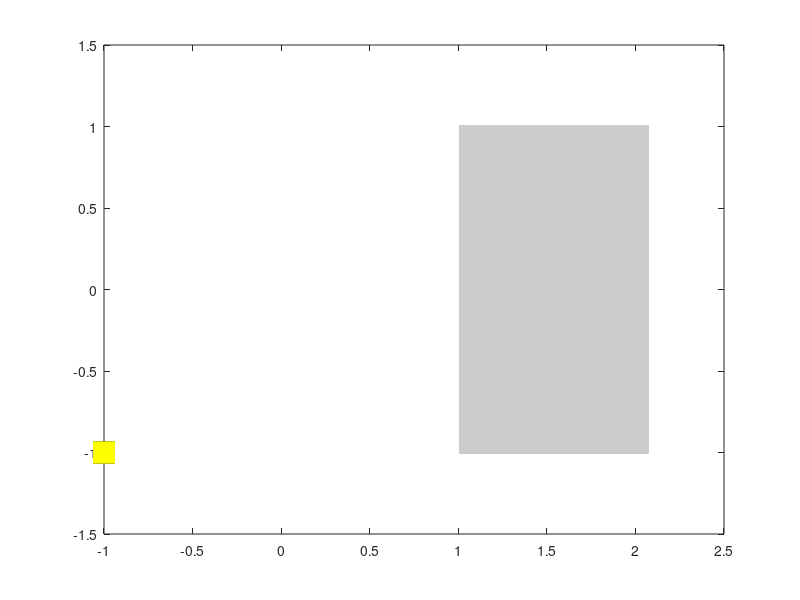

Here is the MATLAB script that generated this plot: (Note: this script raises an error after producing the figure.)
function plot_vFvstheta_shift_noinset()

figure();
hold on;
box on;

suffix = 'eh';
% clr = 'br';

hLine1 = plot(-1 , -1, 'rs', 'MarkerFaceColor', 'r', 'MarkerSize', 15);
hLine2 = plot(-1 , -1, 'rs', 'MarkerFaceColor', 'r', 'MarkerSize', 15);
hLine3 = plot(-1 , -1, 'gs', 'MarkerFaceColor', 'g', 'MarkerSize', 15);
hLine4 = plot(-1 , -1, 'ys', 'MarkerFaceColor', 'y', 'MarkerSize', 15);

degexp = [1.06 1.07 1.08 1.11 1.24 1.59 2.02];

%Theory
degM = 0.7210; %0.8201

clrcode{1} = [1 0 0];
% clrcode{2} = [1 0 0];
clrcode{2} = [1 0 0];

clrcode{3} = [0 0 0];
clrcode{4} = [0.4 0.2 0.6];

clrcodeezzi{1} = [0 0 1];
% clrcodeezzi{2} = [1 1 0];
clrcodeezzi{2} = [0 0 1];

clrcodeezzi{3} = [	000 106 110]/255;
clrcodeezzi{4} = [0 1 1];


text{1} = 'electron';
text{2} = 'hole';

%Shading
[px, py] = plotshaded([1+4e-3 1.03 * max(degexp)-4e-3], [-1-1e-2 -1-1e-2; 1+1e-2 1+1e-2], [0.8 0.8 0.8], '');

%Plot experiment
for k = 1:2
    for deg = degexp
        if deg < 1.59 && deg ~= 1.07
            suf = suffix(k);
        elseif deg == 1.07
            suf = suffix(1); %exception
        else            
            suf = suffix(2); %exception
        end       
        load(['parameph_deg' num2str(deg) '_' suf '.mat']);       

        vFth = relaxcarrvelocity_new(deg, degM);
        y2 = (param(2) + paramdelta(2) - vFth) / vFth;
%         y1 = (param(2) - paramdelta(2) - vFth) / vFth;
        y = (param(2) - vFth) / vFth;

        deltadeg = 0.018;
        if k == 1
            errorbar(deg + deltadeg, y, y2 - y, 's', 'Color', clrcode{k}, 'LineWidth', 2, 'MarkerSize', 15, 'MarkerFaceColor', clrcode{k}); %, 'MarkerFaceColor', clrcode{k}
        else           
            errorbar(deg - deltadeg, y, y2 - y, 'o', 'Color', clrcode{k}, 'LineWidth', 2, 'MarkerSize', 15, 'MarkerFaceColor', clrcode{k});
        end
        
        %Ezzi model
        vFth = relaxezzivelocity(deg, degM);

        y2 = (param(2) + paramdelta(2) - vFth) / vFth;
%         y1 = (param(2) - paramdelta(2) - vFth) / vFth;
        y = (param(2) - vFth) / vFth;
%         h = abs(y2 - y1);
 
        deltadeg = 0.018;
        if k == 1
            errorbar(deg + deltadeg, y, y2 - y, 's', 'Color', clrcodeezzi{k}, 'LineWidth', 2, 'MarkerSize', 15, 'MarkerFaceColor', clrcodeezzi{k}); %, 'MarkerFaceColor', clrcodeezzi{k}
        else
            errorbar(deg - deltadeg, y, y2 - y, 'o', 'Color', clrcodeezzi{k}, 'LineWidth', 2, 'MarkerSize', 15, 'MarkerFaceColor', clrcodeezzi{k});
        end
    end    
end

xlabel('$\theta~(^\circ)$', 'FontSize', 30, 'Interpreter', 'latex');
% ylabel('$v_F/v_0$', 'FontSize', 30, 'Interpreter', 'latex');
ylabel('$(v_F^\mathrm{exp} - v_F^\mathrm{theory})/v_F^\mathrm{theory}$', 'FontSize', 30, 'Interpreter', 'latex');

annotation('textbox', [0.15 0.8 .1 .1], 'String', '(a) Electron-phonon theory', 'LineStyle', 'none','Interpreter', 'latex', 'FontSize', 30); %{'Electron-phonon','theory'}

annotation('textbox', [0.58 0.275 .1 .1], 'String', 'Bad agreement', 'LineStyle', 'none','Interpreter', 'latex', 'FontSize', 23); %{'Electron-phonon','theory'}
annotation('textbox', [0.58 0.21 .1 .1], 'String', 'Good agreement', 'LineStyle', 'none','Interpreter', 'latex', 'FontSize', 23); %{'Electron-phonon','theory'}

xlim([1 1.03 * max(degexp)]);
% ylim0 = ylim;
ylim([-1 10]);

set(gca, 'LineWidth', 3, 'FontSize', 25, 'FontWeight', 'bold');

print('-dpdf', 'Figure5a.pdf');

end

%Shading
    function [px, py] = plotshaded(x, y, fstr, dispname)

	px = [x,fliplr(x)]; % make closed patch
%    px = [x(1, :), fliplr(x(2, :))]; % make closed patch 
	py = [y(1, :), fliplr(y(2, :))];
	p(1) = patch(px, py, 1,'FaceColor', fstr, 'EdgeColor', 'none', 'DisplayName', dispname); %'FaceAlpha', 0.2
    end